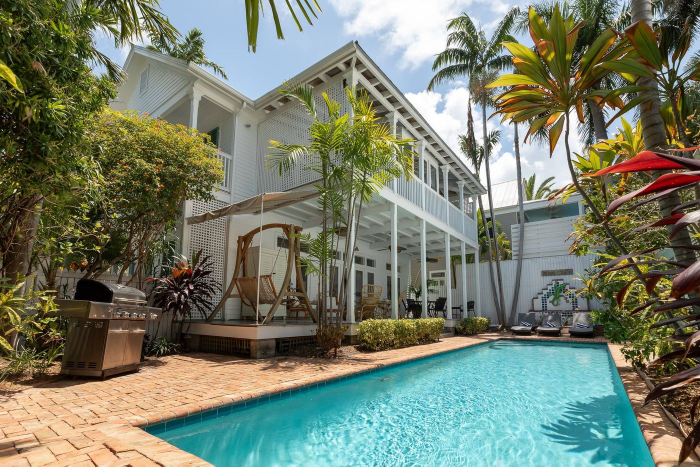
#> input picture gabriel-homes/media/demo-photos/house/house-02.jpg, 1400 x 933 px (shown at 1/2 size); its folder holds only this picture in this run
$ python r56_sheets.py
#> lines starting #> are read from the running program, lines starting #| are printed output that depends on the picture
#!/usr/bin/env python3
"""r56 — labeled contact sheets for hero/about image selection."""
from PIL import Image, ImageDraw
from pathlib import Path

GH = Path("/home/z/my-project/gabriel-homes")
OUT = Path("/home/z/my-project/download/preview-screenshots")
TH = 230
LABEL_H = 16
COLS = 6

def sheet(files, title, dest):
#> called with dest = 'r56-sheet-current.png'
    rows = (len(files) + COLS - 1) // COLS
    w = COLS * TH
    h = rows * (TH + LABEL_H) + 28
    img = Image.new("RGB", (w, h), (18, 18, 18))
#> img: PIL image 1380x28 RGB; every value is 18
    d = ImageDraw.Draw(img)
    d.text((8, 6), title, fill=(255, 210, 120))
    for i, f in enumerate(files):
        try:
            im = Image.open(f).convert("RGB")
        except Exception:
            continue
        im.thumbnail((TH - 6, TH - 6))
        x = (i % COLS) * TH + 3
        y = (i // COLS) * (TH + LABEL_H) + 28
        img.paste(im, (x, y))
        d.text((x + 4, y + TH - LABEL_H), f.name[:26], fill=(255, 255, 150))
    img.save(OUT / dest, optimize=True)
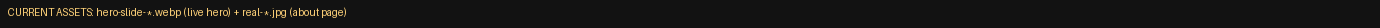
#> saved as r56-sheet-current.png: PIL image 1380x28 RGB; mean R, G, B 22.5, 21.7, 19.9
    print(dest, img.size, f"{len(files)} files")
#| r56-sheet-current.png (1380, 28) 0 files

real = GH / "static" / "img" / "real"
media = GH / "media" / "demo-photos"

# sheet 1: current hero slides + real-0X about photos
sheet(sorted(real.glob("hero-slide-*.webp")) + sorted(real.glob("real-*.jpg")),
      "CURRENT ASSETS: hero-slide-*.webp (live hero) + real-*.jpg (about page)",
      "r56-sheet-current.png")

# sheet 2: house pool (exteriors)
sheet(sorted(media.glob("house/*.jpg")),
      "POOL: house (exterior candidates)",
      "r56-sheet-house.png")
#> call 2 of sheet, with title = 'POOL: house (exterior candidates)', dest = 'r56-sheet-house.png'
#> in sheet (call 2), `img = Image.new("RGB", (w, h), (18, 18, 18))`: img: PIL image 1380x274 RGB; every value is 18
#> in sheet, im is the input picture: PIL image 1400x933 RGB; mean R, G, B 117.9, 125.4, 106.8
#> in sheet (call 2), `im.thumbnail((TH - 6, TH - 6))`:
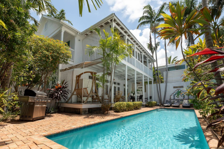
#> im: PIL image 224x149 RGB; mean R, G, B 117.8, 125.3, 106.7
#> in sheet (call 2), `img.paste(im, (x, y))`:
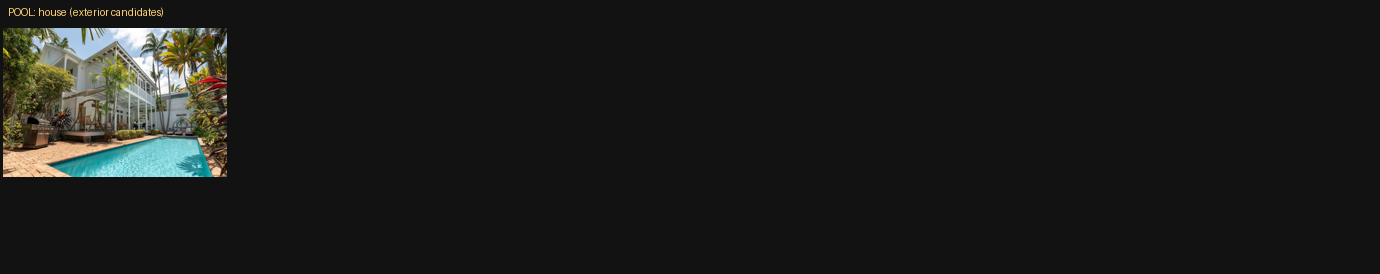
#> img: PIL image 1380x274 RGB; mean R, G, B 27, 27.6, 25.9
#| r56-sheet-house.png (1380, 274) 1 files

# sheet 3: interior + apartment pools (room candidates)
sheet(sorted(media.glob("interior/*.jpg")) + sorted(media.glob("apartment/*.jpg")),
      "POOL: interior + apartment (room candidates)",
      "r56-sheet-rooms.png")
#> call 3 of sheet, with dest = 'r56-sheet-rooms.png'
#> in sheet (call 3), `img.save(OUT / dest, optimize=True)`:
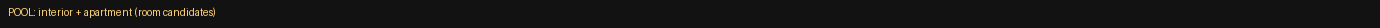
#> saved as r56-sheet-rooms.png: PIL image 1380x28 RGB; mean R, G, B 20.8, 20.2, 19.2
#| r56-sheet-rooms.png (1380, 28) 0 files

$ run again, on gabriel-homes/media/demo-photos/house/house-07.jpg
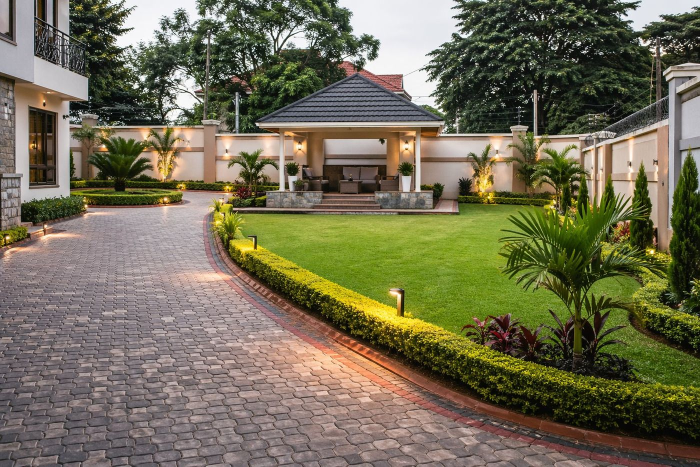
#> input picture gabriel-homes/media/demo-photos/house/house-07.jpg, 1400 x 933 px (shown at 1/2 size)
#| r56-sheet-current.png (1380, 28) 0 files
#> in sheet, im is the input picture: PIL image 1400x933 RGB; mean R, G, B 114.5, 109.4, 84.8
#> in sheet (call 2), `im.thumbnail((TH - 6, TH - 6))`:
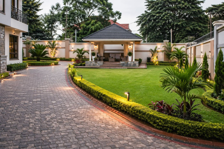
#> im: PIL image 224x149 RGB; mean R, G, B 114.4, 109.3, 84.7
#> in sheet (call 2), `img.paste(im, (x, y))`:
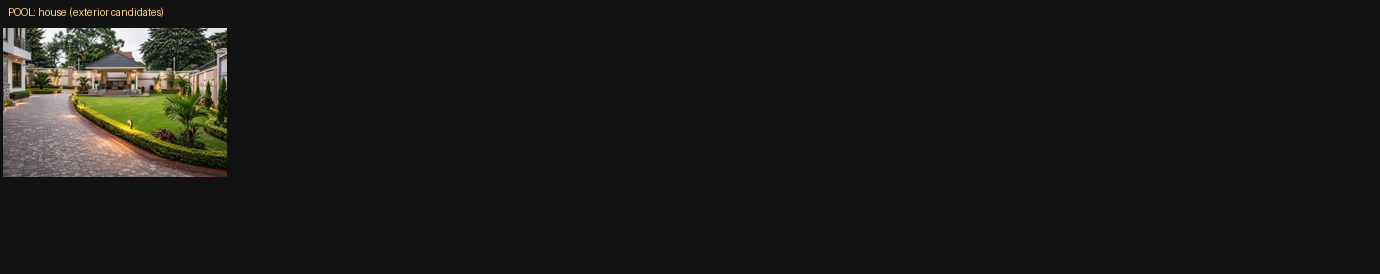
#> img: PIL image 1380x274 RGB; mean R, G, B 26.7, 26.2, 24
#| r56-sheet-house.png (1380, 274) 1 files
#| r56-sheet-rooms.png (1380, 28) 0 files

$ run again, on gabriel-homes/media/demo-photos/house/house-09.jpg
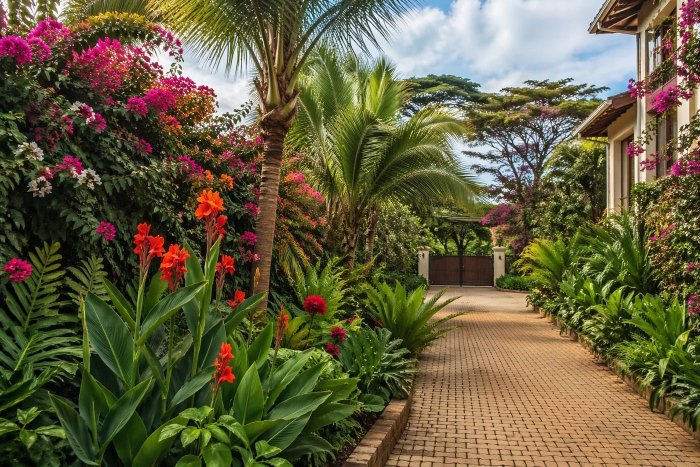
#> input picture gabriel-homes/media/demo-photos/house/house-09.jpg, 1400 x 933 px (shown at 1/2 size)
#| r56-sheet-current.png (1380, 28) 0 files
#> in sheet, im is the input picture: PIL image 1400x933 RGB; mean R, G, B 100.5, 94.3, 62.3
#> in sheet (call 2), `im.thumbnail((TH - 6, TH - 6))`:
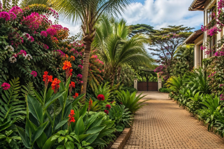
#> im: PIL image 224x149 RGB; mean R, G, B 100.4, 94.2, 62.2
#> in sheet (call 2), `img.paste(im, (x, y))`:
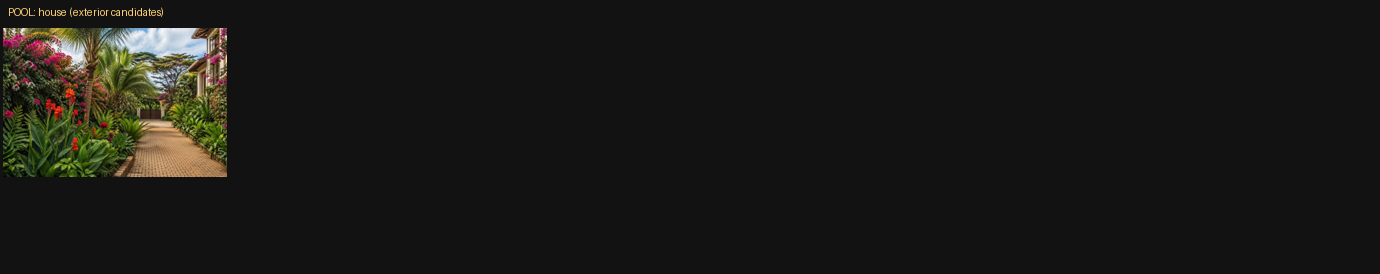
#> img: PIL image 1380x274 RGB; mean R, G, B 25.5, 24.9, 22
#| r56-sheet-house.png (1380, 274) 1 files
#| r56-sheet-rooms.png (1380, 28) 0 files

$ run again, on gabriel-homes/media/demo-photos/house/house-10.jpg
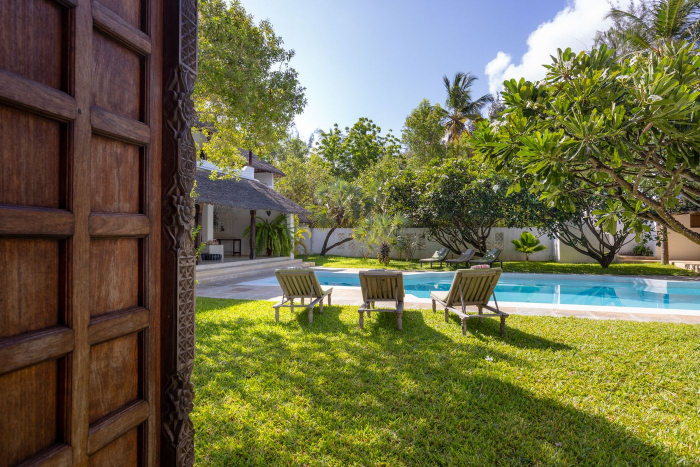
#> input picture gabriel-homes/media/demo-photos/house/house-10.jpg, 1400 x 934 px (shown at 1/2 size)
#| r56-sheet-current.png (1380, 28) 0 files
#> in sheet, im is the input picture: PIL image 1400x934 RGB; mean R, G, B 110.1, 108.5, 74.1
#> in sheet (call 2), `im.thumbnail((TH - 6, TH - 6))`:
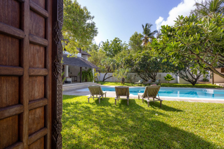
#> im: PIL image 224x149 RGB; mean R, G, B 110, 108.4, 74
#> in sheet (call 2), `img.paste(im, (x, y))`:
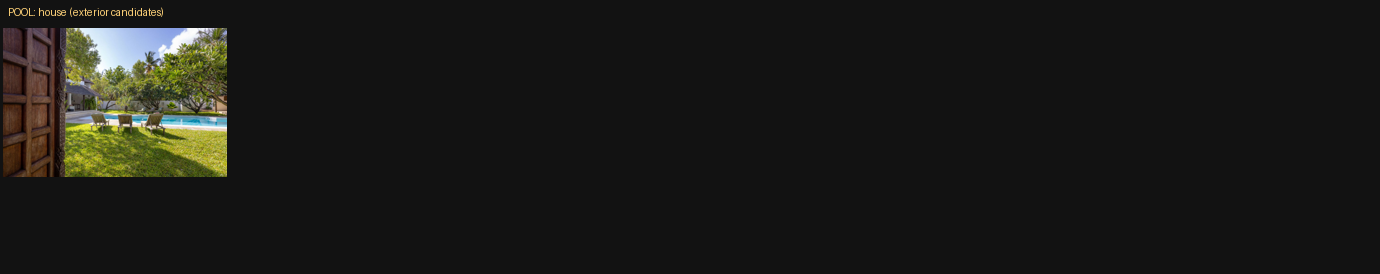
#> img: PIL image 1380x274 RGB; mean R, G, B 26.3, 26.2, 23
#| r56-sheet-house.png (1380, 274) 1 files
#| r56-sheet-rooms.png (1380, 28) 0 files

$ run again, on gabriel-homes/media/demo-photos/house/house-03.jpg
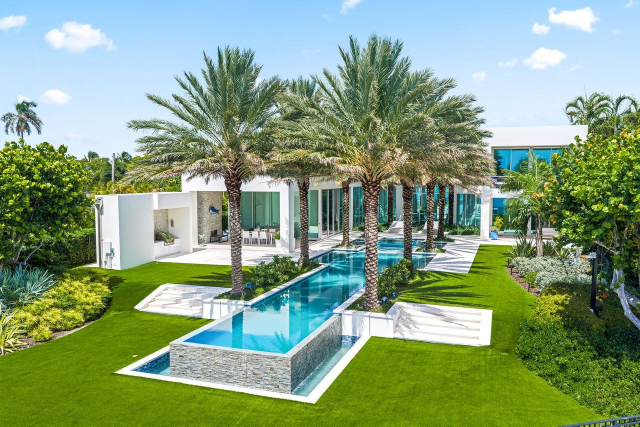
#> input picture gabriel-homes/media/demo-photos/house/house-03.jpg, 1280 x 853 px (shown at 1/2 size)
#| r56-sheet-current.png (1380, 28) 0 files
#> in sheet, im is the input picture: PIL image 1280x853 RGB; mean R, G, B 132.3, 157.8, 125.2
#> im: PIL image 224x149 RGB
#> in sheet (call 2), `img.paste(im, (x, y))`:
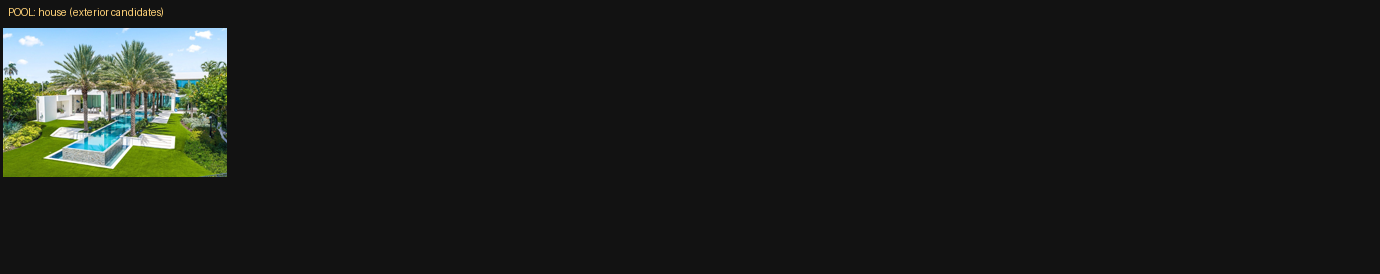
#> img: PIL image 1380x274 RGB; mean R, G, B 28.3, 30.5, 27.6
#| r56-sheet-house.png (1380, 274) 1 files
#| r56-sheet-rooms.png (1380, 28) 0 files
